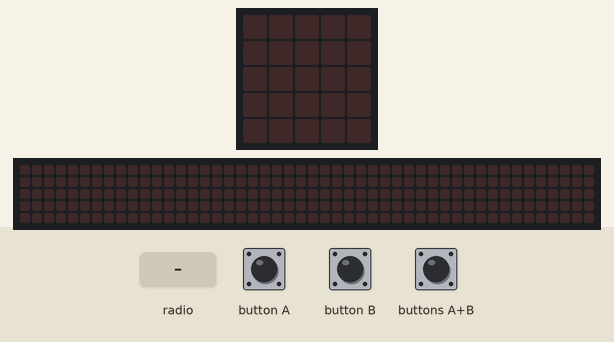
Recording of a program running on a simulated BBC micro:bit (MakeCode). Shown: the board's 5×5 LED display, a strip that is not on the board, showing the scrolling text unrolled. Inputs (shaded band) come from the test bench. The 48×5 strip is a reading aid, not a part: it shows the text the display is scrolling, unrolled, one strip-width of it at a time.

Above: at 1.2 s.
1.3 s: radio message "3" arrives
At 1.37 s:
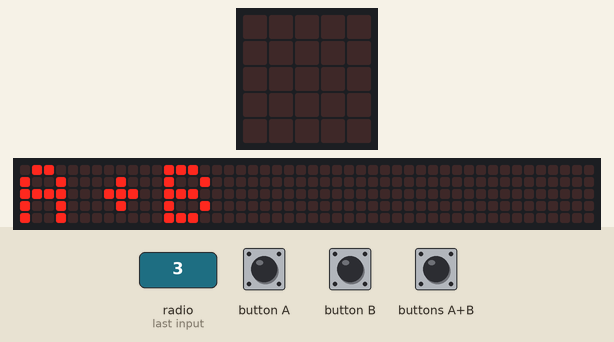
4.3 s: radio message "1" arrives
At 7.2 s:
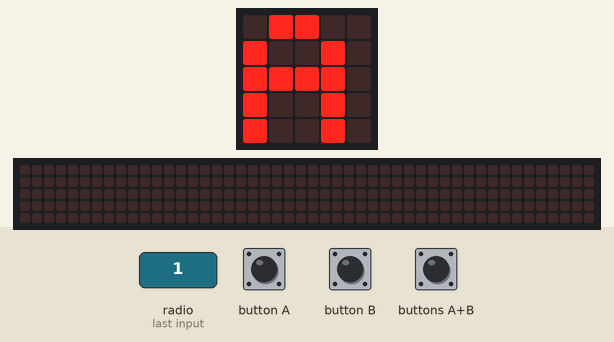
7.3 s: radio message "2" arrives
At 10.5 s:
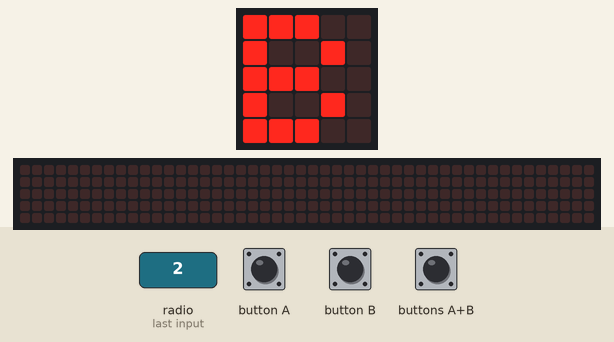
13.4 s: radio message "3" arrives
At 13.62 s:
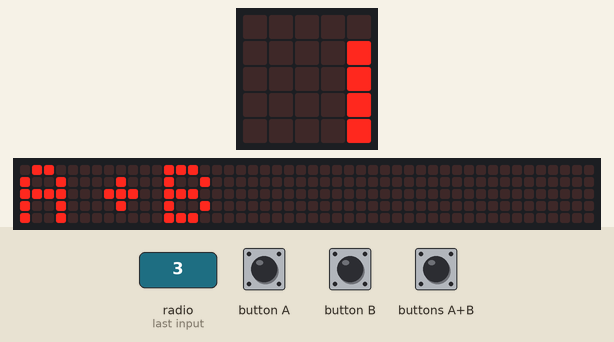
Timing chart, 0 to 16.4 s (numbered marks = the images above; inputs shaded):
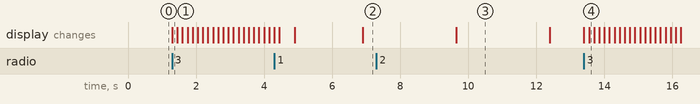

The program:

main.ts
```typescript
radio.onReceivedNumber(function (receivedNumber) {
    if (1 == receivedNumber) {
        basic.showString("A")
    }
    if (2 == receivedNumber) {
        basic.showString("B")
    }
    if (3 == receivedNumber) {
        basic.showString("A+B")
    }
    basic.pause(2000)
    basic.clearScreen()
})
input.onButtonPressed(Button.A, function () {
    radio.sendNumber(1)
})
input.onButtonPressed(Button.AB, function () {
    radio.sendNumber(3)
})
input.onButtonPressed(Button.B, function () {
    radio.sendNumber(2)
})
radio.setGroup(10)
```

test.ts
```typescript
// aquí va el archivo "tests"; esto no se compilará cuando este paquete se utilice como una extensión.
```

Measured:
- after the input at 1.3 s, the display: changes at once (image 1)
- after the input at 4.3 s, the display: first differs from a run without the input after 2.6 s (image 2)
- after the input at 7.3 s, the display: changes after 2.4 s (image 3)
- after the input at 13.4 s, the display: first changes at once (image 4 shows a later state)
- what the display in image 3 shows lasts 2.7 s, from 9.7 s to 12.4 s
